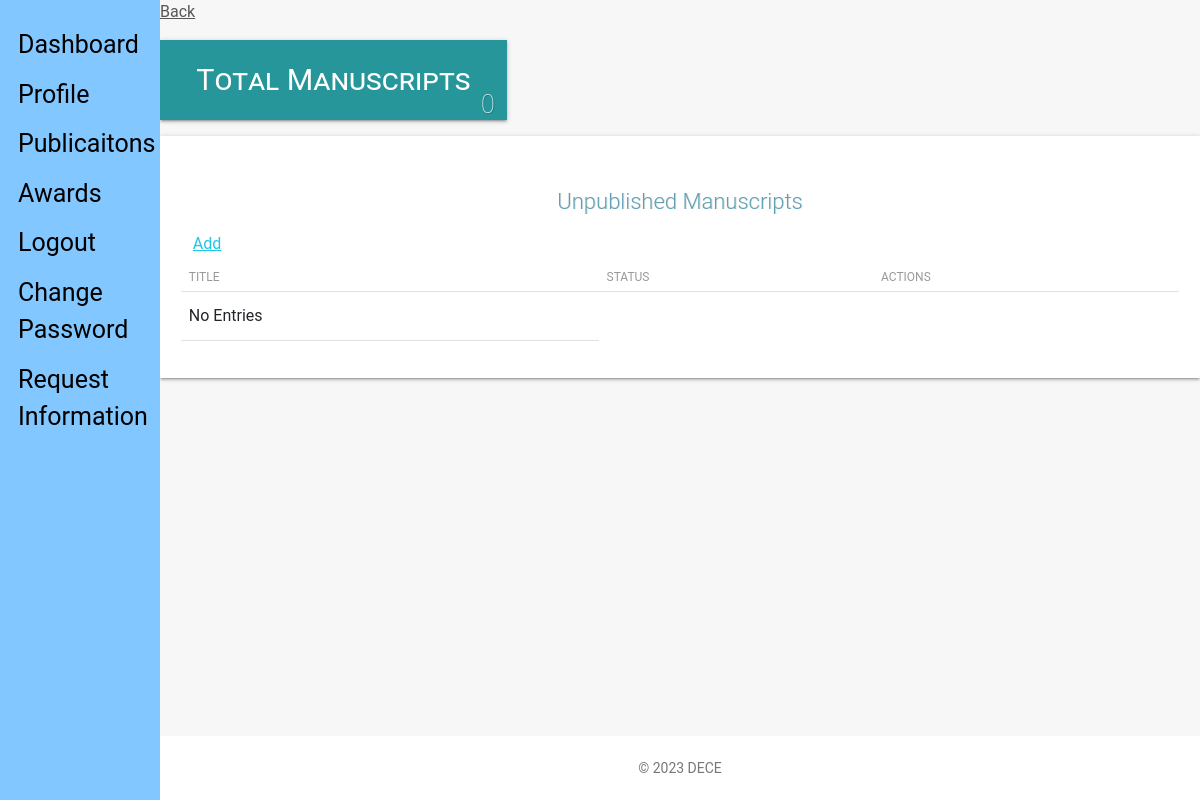
The page /staff_view/manuscripts/ (signed in) on the database as committed earlier.
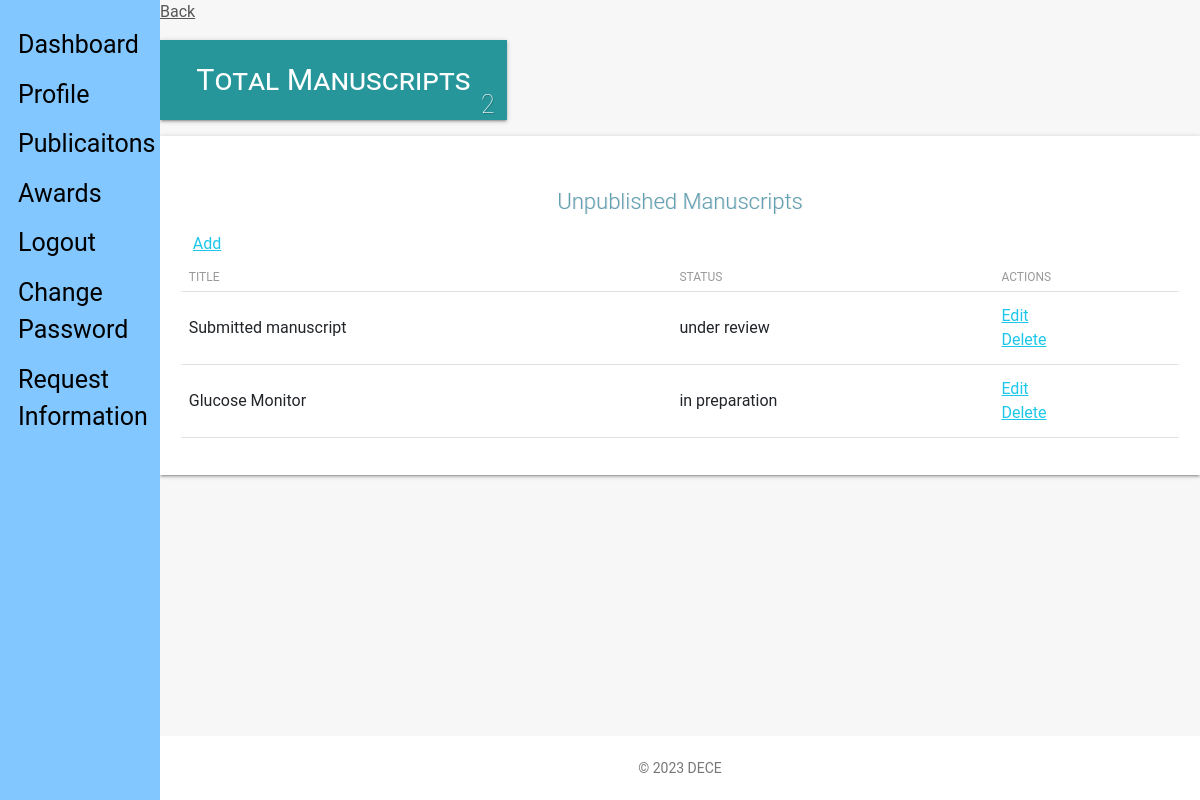
The same page on the database as committed later.
### staff_app/models.py (models this page shows, shortened)
class Manuscripts(models.Model):
    IN_PREPARATION = 'in preparation'
    IN_REVIEW = 'under review'
    STATUS = (
        (IN_PREPARATION, 'in preparation'),
        (IN_REVIEW, 'under review'),
    )
    user = models.ForeignKey(CustomUser, on_delete=models.CASCADE, default=1)
    title = models.CharField(max_length=100, verbose_name=_(
        'Title'), null=True, blank=False)
    status = models.CharField(_('Status'), max_length=25, default=IN_PREPARATION,
                              choices=STATUS, blank=False, null=True)
    updated = models.DateTimeField(auto_now=True, auto_now_add=False)
    created = models.DateTimeField(auto_now=False, auto_now_add=True)
    class Meta:
        verbose_name = _('Manuscript')
        verbose_name_plural = _('Manuscripts')
        ordering = ['-created']

### staff_app/views.py (the view)
# urls.py: path('manuscripts/', views.manuscripts_view, name="manuscripts"),
def manuscripts_view(request):
    if not request.user.is_authenticated:
        return redirect('hris:home')
    manuscripts = Manuscripts.objects.filter(user_id=request.user.id)
    context = {
        "object": manuscripts
    }
    return render(request, "staff/staff_manuscripts.html", context)

### templates/staff/staff_manuscripts.html (shortened to what this page needs)
{% extends 'base.html' %}
{% load static %}
{% load humanize %}
{% block content %}
<link type="text/CSS" href="{% static 'css/light-bootstrap-dashboard.css' %}" rel="stylesheet"/>
<section class="row">
    <section class="col col-lg-12">
        <span><a href="{{request.META.HTTP_REFERER|escape}}" style="color:#565656;">Back</a></span>
    </section>
</section>
    <section class="row margin-bottom">
        <div class="container-fluid">
        <section class="col-lg-4 col-md-4 col-sm-12">
            <div class="employee-box sec-box">
                <a href="">
                <span>Total Manuscripts</span>
                </a>
                {% if object %}
                    <span class="count-object">{{ object.count }}</span>
                {% else %}
                    <span class="count-object">0</span>
                {% endif %}
            </div>
        </section>
    </section>
    <div class="table-responsive table-shadow">
        <div class="text-center table-description">
            <h4 class="title-h3" style="color: #60a0b3 !important;
            text-shadow: 1px 0px rgba(0,0,0,0.11)"> Unpublished Manuscripts</h4>
        </div>
        <div class="container-fluid">
            <div class="row">
                 <div class="download-print-action">
                    <a href="{% url 'staff:manuscript-add' %}">Add</a>
                </div>
            </div>
        </div>
        <table class="table">
            <thead>
                <tr>
                  <th scope="col">Title</th>
                  <th scope="col">Status</th>
                  <th scope="col">Actions</th>
                </tr>
            </thead>
            <tbody>
                {% if not object %}
                    <tr>
                    <td>No Entries</td>
                    </tr>
                {% else %}
                    {% for obj in object %}
                    <tr>
                        <td>{{obj.title}}</td>
                        <td>{{obj.status}}</td>
                        <td><a href="{% url 'staff:manuscript-edit' obj.id %}">Edit</a><br>
                            <a href="{% url 'staff:manuscript-delete' obj.id %}">Delete</a>
                        </td>
                    </tr>
                    {% endfor %}
                {% endif %}
            </tbody>
        </table>
    </div>
{% endblock content %}

### templates/base.html (shortened to what this page needs)
{% load static %}
{% load humanize %}
<!DOCTYPE html>
<html lang="en">
<head>
    <link rel="stylesheet" type="text/CSS" href="{% static "css/bootstrap.min.css" %}">
</head>
<body>
    <div class="sidenav">
        {% if user.is_superuser%}
            <a href="{% url 'admin_app:admin-home' %}">Dashboard</a>
            <a href="{% url 'admin_app:employees' %} ">Employees</a>
            <a href="{% url 'hris:logout' %}">Logout</a>
            <a href="{% url 'hris:password_change' %}">Change Password</a>
            <a href="{% url 'hris:add-account' %}">Add Account</a>
            <a href="{% url 'hris:batch-add' %}">Batch Add Accounts</a>
            <a href="{% url 'admin_app:awards' %}">Awards</a>
            <a href="{% url 'admin_app:publications' %}">Publications</a>
            <a href="{% url 'admin_app:annualreports' %}">Annual Reports</a>
        {% else %}
            <a href="{% url 'staff:staff-home' %}">Dashboard</a>
            <a href="{% url 'staff:profile' %} ">Profile</a>
            <a href="{% url 'staff:publication' %}">Publicaitons</a>
            <a href="{% url 'staff:award' %}">Awards</a>
            <a href="{% url 'hris:logout' %}">Logout</a>
            <a href="{% url 'hris:password_change' %}">Change Password</a>
            <a href="{% url 'staff:requests' %}">Request Information</a>
        {% endif %}
    </div>
    <div class="main">
        {% block content %}
        {% endblock %}
            <footer class="footer">
                <div class="container-fluid">
                    <p class="copyright pull-right">
                        &copy; <script>document.write(new Date().getFullYear())</script> DECE
                    </p>
                </div>
            </footer>
        </div>
</body>
</html>

Rows that differ between the two databases and show on the page:
added Manuscripts: title "Submitted manuscript", status "under review"
added Manuscripts: title "Glucose Monitor", status "in preparation"
Other text that changed with them:
{{ object.count }}: (not shown) → "2"
text no longer shown: "0 No Entries"
